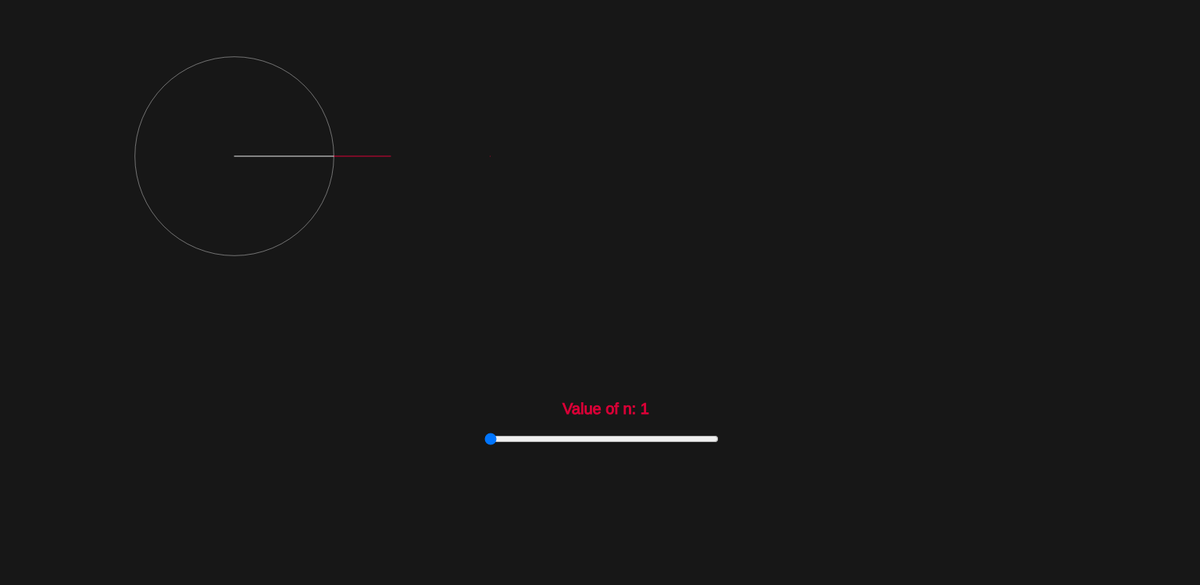
Frame 1 (no input)
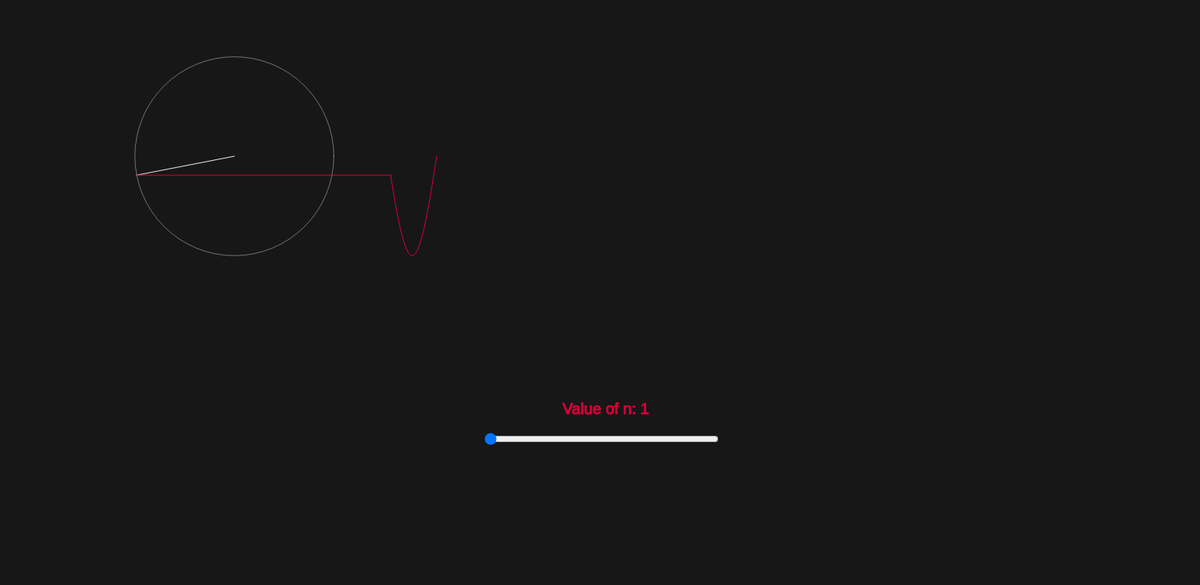
Frame 60 (no input)
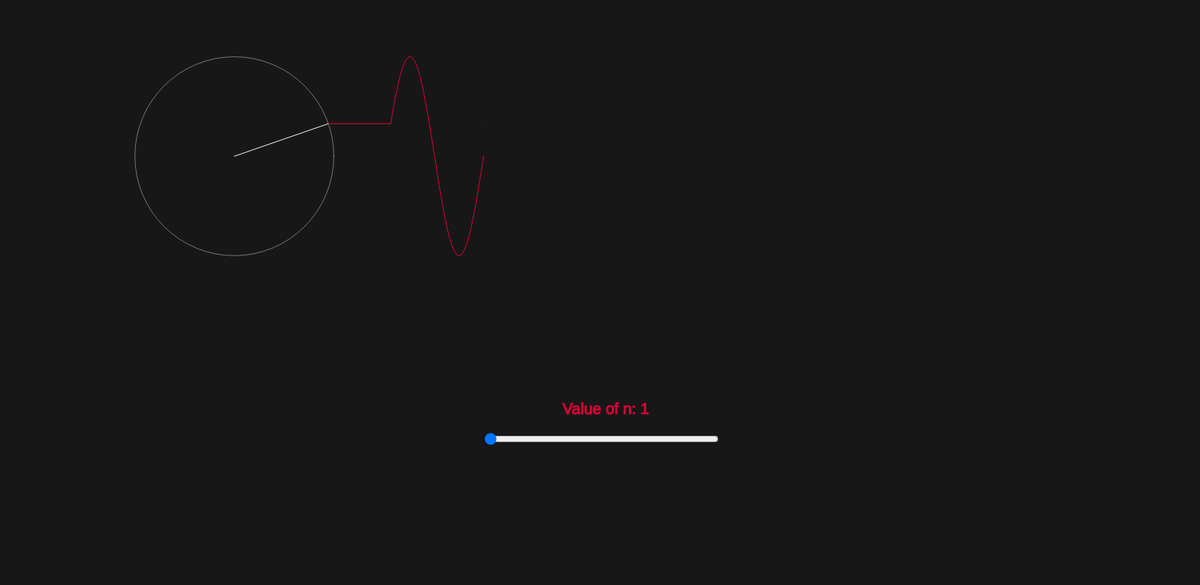
Frame 120 (the mouse pressed at the canvas centre since frame 60)

The p5.js sketch that drew these frames (run headless with seeded random() and noise() and a simulated clock; from frame 60 on, the mouse is pressed at the canvas centre):

// p5.js sketch
// ── sketch.js
let time = 0;
let wave = [];
let slider;
let nDisplay;

function setup()
{
  createCanvas(1536,749);
  slider = createSlider(1, 50, 1).center();
  slider.position ((width / 2) - 200, 450);
  slider.size(300, 20);
}

function draw()
{
  background('#171717');
  translate(300, 200);

  let x = 0;
  let y = 0;
  for (let i = 0; i < slider.value(); i++)
  {
    let prevx = x;
    let prevy = y;

    let n = i * 2 + 1;
    let radius = 100 * (4 / (n * PI));
    x += radius * cos(n * time); //Formula taken from wikipedia page on fourier series
    y += radius * sin(n * time); //Formula taken from wikipedia page on fourier series

    stroke (255, 100);
    noFill();
    ellipse (prevx, prevy, radius * 2);

    stroke ('#EDEDED');
    line (prevx, prevy, x, y); //Radius of circle 

  }
  wave.unshift(y); // unshift used instead of push because unshift pushes numbers from opposite end
  translate (200, 0); 
  stroke('#DA0037'); //Red color to line
  line (x - 200, y, 0, wave[0]); //Point on circumference to wave

  //Graph Plotting
  beginShape();
  noFill();
  for(let i = 0; i< wave.length; i++)
  {
    vertex (i, wave[i]);
  }
  endShape();

  point(x, y);
  time += 0.05;

  //Text 'Value of n:'
  fill('#DA0037');
  textSize(20);
  text('Value of n: ' + slider.value(), 220, 330);

  slider.position ((width / 2) - 150, 550);

  //Free up array after the point is out of screen
  if(wave.length > 1200)
  {
    wave.pop();
  }
}
